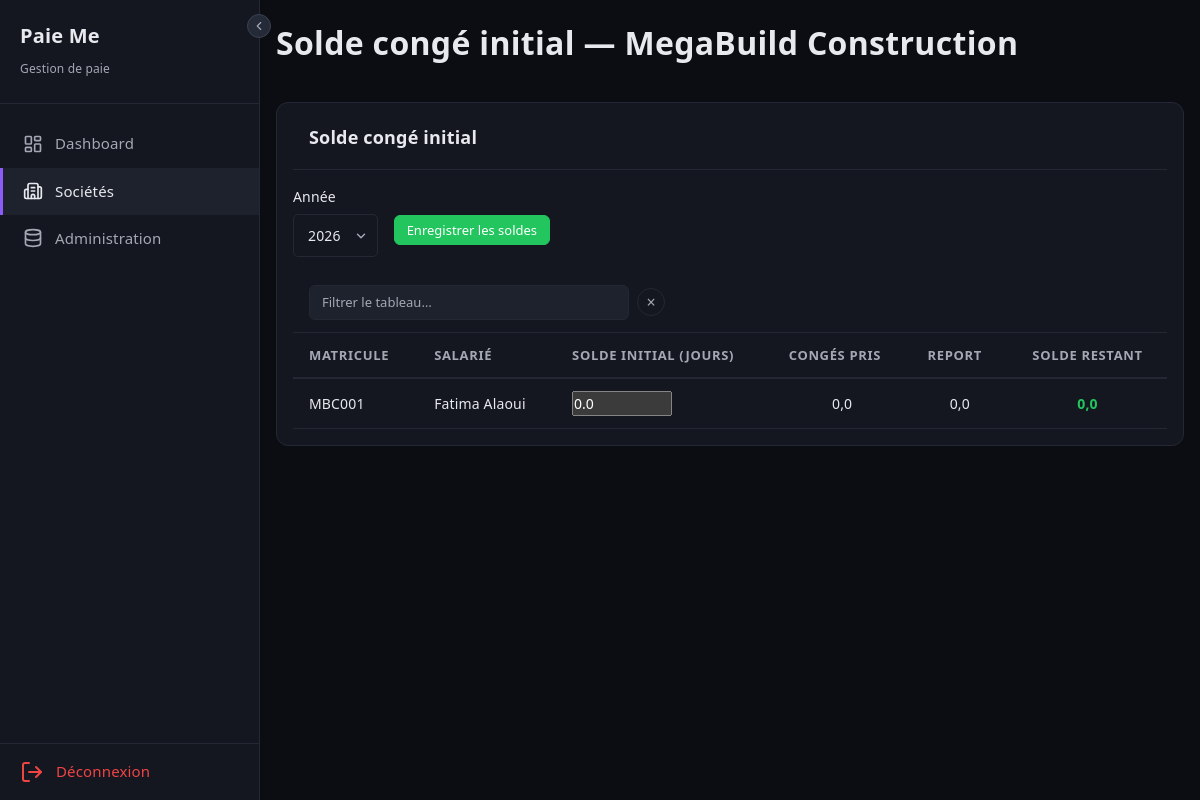
The page /societes/2/conges/solde-initial (signed in) on the database its author committed.
### tables this page shows
CREATE TABLE IF NOT EXISTS salaries (
    id                  INT UNSIGNED AUTO_INCREMENT PRIMARY KEY,
    societe_id          INT UNSIGNED        NOT NULL,
    service_id          INT UNSIGNED        DEFAULT NULL,
    fonction_id         INT UNSIGNED        DEFAULT NULL,
    matricule           VARCHAR(20)         NOT NULL,
    nom_famille         VARCHAR(100)        NOT NULL,
    prenom              VARCHAR(100)        NOT NULL,
    adresse             TEXT,
    sexe                ENUM('M', 'F')      DEFAULT NULL,
    date_naissance      DATE,
    lieu_naissance      VARCHAR(100)        DEFAULT NULL,
    date_embauche       DATE,
    date_sortie         DATE                DEFAULT NULL,
    cin                 VARCHAR(255),
    cnss                VARCHAR(20),
    situation_familiale ENUM('celibataire', 'marie', 'divorce', 'veuf') NOT NULL DEFAULT 'celibataire',
    nb_enfants          TINYINT UNSIGNED    NOT NULL DEFAULT 0,
    enfants_a_charge    TINYINT UNSIGNED    NOT NULL DEFAULT 0,
    personnes_a_charge  TINYINT UNSIGNED    NOT NULL DEFAULT 0,
    poste               VARCHAR(150),
    type_contrat        ENUM('CDI', 'CDD', 'stage', 'interim', 'anapec', 'tahfiz') NOT NULL DEFAULT 'CDI',
    salaire_base        DECIMAL(10,2)       NOT NULL DEFAULT 0.00,
    type_salaire        ENUM('mensuel', 'horaire', 'journalier') NOT NULL DEFAULT 'mensuel',
    frequence_paiement  ENUM('mensuel', 'quinzaine', 'hebdomadaire') NOT NULL DEFAULT 'mensuel',
    mode_paiement       ENUM('virement', 'cheque', 'especes') NOT NULL DEFAULT 'virement',
    rib                 VARCHAR(255),
    indemnite_transport DECIMAL(10,2)       NOT NULL DEFAULT 500.00,
    indemnite_panier    DECIMAL(10,2)       NOT NULL DEFAULT 780.00,
    indemnite_representation DECIMAL(10,2)  NOT NULL DEFAULT 0.00,
    avantage_logement   DECIMAL(10,2)       NOT NULL DEFAULT 0.00,
    avances_salaire     DECIMAL(10,2)       NOT NULL DEFAULT 0.00,
    mutuelle            DECIMAL(10,2)       NOT NULL DEFAULT 0.00,
    actif               TINYINT(1)          NOT NULL DEFAULT 1,
    created_at          DATETIME            NOT NULL DEFAULT CURRENT_TIMESTAMP,
    updated_at          DATETIME            NOT NULL DEFAULT CURRENT_TIMESTAMP ON UPDATE CURRENT_TIMESTAMP,
    FOREIGN KEY (societe_id) REFERENCES societes(id) ON DELETE CASCADE,
    FOREIGN KEY (service_id) REFERENCES services(id) ON DELETE SET NULL,
    FOREIGN KEY (fonction_id) REFERENCES fonctions(id) ON DELETE SET NULL
);

### controllers/CongeController.php (called while the page is built, shortened)
<?php
class CongeController extends Controller
{
    private PDO $db;
    public function __construct()
    {
        $this->db = Model::db();
    }
    public function soldeInitial(int $id): void
    {
        $userId = Session::get('user_id');
        $societe = $this->db->query("SELECT * FROM societes WHERE id = $id AND user_id = $userId")->fetch();
        $annee = (int) ($_GET['annee'] ?? date('Y'));
        $salaries = $this->db->query("
            SELECT s.id, s.matricule, s.nom_famille, s.prenom,
                   COALESCE(cs.solde_initial, 0) AS solde_initial,
                   COALESCE(cs.conges_pris, 0) AS conges_pris,
                   COALESCE(cs.report, 0) AS report
            FROM salaries s
            LEFT JOIN conges_soldes cs ON cs.salarie_id = s.id AND cs.annee = $annee
            WHERE s.societe_id = $id
            ORDER BY s.nom_famille, s.prenom
        ")->fetchAll();
        $this->render('conges/solde_initial.php', [
            'title' => 'Solde congé initial — ' . $societe['raison_sociale'],
            'societe' => $societe,
            'baseUrl' => '/paie-me/societes/' . $id . '/conges',
            'salaries' => $salaries,
            'annee' => $annee,
        ]);
    }
    protected function render(string $view, array $data = []): void
    {
        extract($data);
        require __DIR__ . '/../views/' . $view;
        require __DIR__ . '/../views/layout.php';
    }
}

### index.php (called while the page is built, shortened)
<?php
$method = $_SERVER['REQUEST_METHOD'];
$uri    = $_SERVER['REQUEST_URI'];
Router::dispatch($method, $uri);

### Core/Model.php (called while the page is built, shortened)
<?php
abstract class Model
{
    protected static PDO|null $db = null;
    public static function db(): PDO
    {
        if (self::$db === null) {
            $config = require __DIR__ . '/../config/database.php';
            $dsn = "mysql:host={$config['host']};port={$config['port']};dbname={$config['dbname']};charset={$config['charset']}";
            self::$db = new PDO($dsn, $config['username'], $config['password'], [
                PDO::ATTR_ERRMODE            => PDO::ERRMODE_EXCEPTION,
                PDO::ATTR_DEFAULT_FETCH_MODE => PDO::FETCH_ASSOC,
                PDO::ATTR_EMULATE_PREPARES   => false,
            ]);
        }
        return self::$db;
    }
}

### views/conges/solde_initial.php (the view, shortened to what this page needs)
<div class="card">
    <div class="card-header">
        <h3>Solde congé initial</h3>
    </div>
    <form method="post" action="<?= $baseUrl ?>/solde-initial">
        <div style="display:flex; align-items:center; gap:1rem; margin-bottom:1rem; flex-wrap:wrap;">
            <div class="form-group" style="margin:0;">
                <label>Année</label>
            </div>
            <button type="submit" class="btn btn-success btn-sm" style="margin-top:1.1rem;">Enregistrer les soldes</button>
        </div>
        <div style="overflow-x:auto;">
            <table>
                <thead>
                    <tr>
                        <th>Matricule</th>
                        <th>Salarié</th>
                        <th>Solde initial (jours)</th>
                        <th>Congés pris</th>
                        <th>Report</th>
                        <th>Solde restant</th>
                    </tr>
                </thead>
                <tbody>
                    <?php if (empty($salaries)): ?>
                        <tr><td colspan="6" style="text-align:center; color:var(--text-muted); padding:2rem;">Aucun salarié</td></tr>
                    <?php else: ?>
                        <?php foreach ($salaries as $s): ?>
                            <tr>
                                <td><?= htmlspecialchars($s['matricule']) ?></td>
                                <td><?= htmlspecialchars($s['prenom'] . ' ' . $s['nom_famille']) ?></td>
                                <td>
                                    <input type="number" name="solde[<?= (int)$s['id'] ?>]" value="<?= number_format($s['solde_initial'], 1, '.', '') ?>" class="form-control-inline" step="0.5" min="0" style="width:100px;">
                                </td>
                                <td style="text-align:center;"><?= number_format($s['conges_pris'], 1, ',', '') ?></td>
                                <td style="text-align:center;"><?= number_format($s['report'], 1, ',', '') ?></td>
                                <?php $restant = $s['solde_initial'] + $s['report'] - $s['conges_pris']; ?>
                                <td style="text-align:center; font-weight:600; color:<?= $restant >= 0 ? '#22c55e' : '#ef4444' ?>;">
                                    <?= number_format($restant, 1, ',', '') ?>
                                </td>
                            </tr>
                        <?php endforeach; ?>
                    <?php endif; ?>
                </tbody>
            </table>
        </div>
    </form>
</div>

### Core/Router.php (shortened to what this page needs)
<?php
class Router
{
    private static array $routes = [];
    public static function get(string $uri, array $action): void
    {
        self::$routes['GET'][] = ['uri' => $uri, 'action' => $action];
    }
    public static function post(string $uri, array $action): void
    {
        self::$routes['POST'][] = ['uri' => $uri, 'action' => $action];
    }
    public static function dispatch(string $method, string $uri): void
    {
        $uri = parse_url($uri, PHP_URL_PATH);
        $uri = preg_replace('#^/paie-me#', '', $uri);
        $uri = trim($uri, '/');
        foreach (self::$routes[$method] ?? [] as $route) {
            $pattern = preg_replace('/\{(\w+)\}/', '(?P<$1>[^/]+)', $route['uri']);
            $pattern = '#^' . trim($pattern, '/') . '$#';
            if (preg_match($pattern, $uri, $matches)) {
                [$controller, $methodName] = $route['action'];
                $params = array_filter($matches, 'is_string', ARRAY_FILTER_USE_KEY);
                $instance = new $controller();
                call_user_func_array([$instance, $methodName], $params);
                return;
            }
        }
    }
}

### assets/css/style.css (style rules this page uses)
:root { --bg-primary: #0b0d12; --bg-surface: #14171f; --bg-hover: #1e222d; --bg-elevated: #252a38; --accent: #8b5cf6; --accent-hover: #a78bfa; --accent-60: rgba(139,92,246,0.18); --accent-70: rgba(139,92,246,0.30); --text: #e8e9ee; --text-muted: #a3a8b4; --secondary: #6B7280; --tertiary: #A78BFA; --border: #232834; --border-strong: #3a4150; --danger: #ef4444; --success: #22c55e; --warning: #f59e0b; --on-primary: #0b0d12; --on-accent: #ffffff; color-scheme: dark !important; }
* { margin: 0; padding: 0; box-sizing: border-box; color-scheme: dark !important; }
body { font-family: system-ui, -apple-system, 'Segoe UI', sans-serif; background: var(--bg-primary); color: var(--text); min-height: 100vh; font-weight: 400; font-size: 0.9375rem; line-height: 1.55; letter-spacing: 0.01em; }
h1, h2, h3, h4, h5, h6 { font-weight: 800; letter-spacing: 0.01em; }
.btn { display: inline-flex; align-items: center; gap: 0.5rem; padding: 0.5rem 1rem; border: none; border-radius: 6px; font-size: 0.875rem; font-weight: 500; cursor: pointer; transition: all 0.2s; text-decoration: none; height: 36px; }
.btn-success { background: var(--success); color: #fff; border: 1px solid var(--success); }
.btn-sm { padding: 0.375rem 0.75rem; font-size: 0.8125rem; height: 30px; }
.card { background: var(--bg-surface); border: 1px solid var(--border); border-radius: 12px; padding: 1rem; margin-bottom: 1.5rem; color: var(--text); }
.card-header { display: flex; justify-content: space-between; align-items: center; margin-bottom: 1rem; padding-bottom: 0.75rem; border-bottom: 1px solid var(--border); }
.card-header h3 { font-size: 1.125rem; font-weight: 800; }
table { width: 100%; border-collapse: collapse; background: var(--bg-surface); }
table thead th { text-align: left; padding: 0.75rem 1rem; font-size: 0.8125rem; font-weight: 600; color: var(--text-muted); text-transform: uppercase; letter-spacing: 0.05em; border-bottom: 2px solid var(--border); }
table thead th:last-child { text-align: center; }
table tbody td { padding: 0.75rem 1rem; border-bottom: 1px solid var(--border); font-size: 0.875rem; color: var(--text); white-space: nowrap; }
.form-group { margin-bottom: 1.25rem; }
.form-group { display: flex; flex-direction: column; }
.form-group label { display: block; font-size: 0.875rem; font-weight: 500; margin-bottom: 0.375rem; color: var(--text); }

### rows shown on the page
salaries: matricule "MBC001", prenom+nom_famille "Fatima Alaoui", solde_initial "0.0", conges_pris "0,0", report "0,0", restant "0,0"
